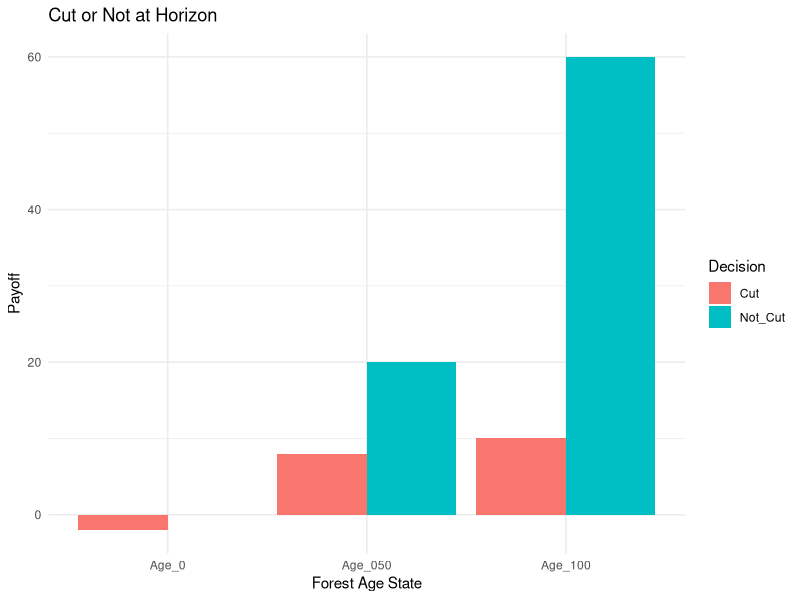
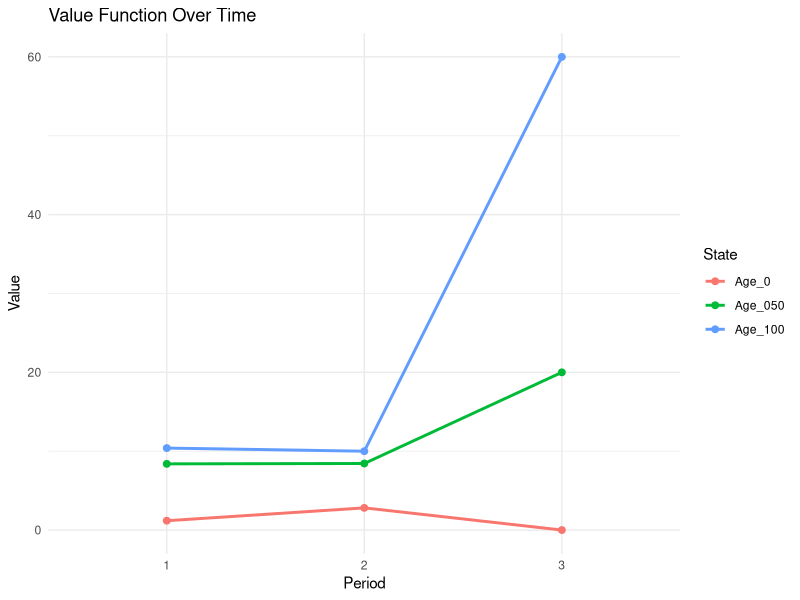
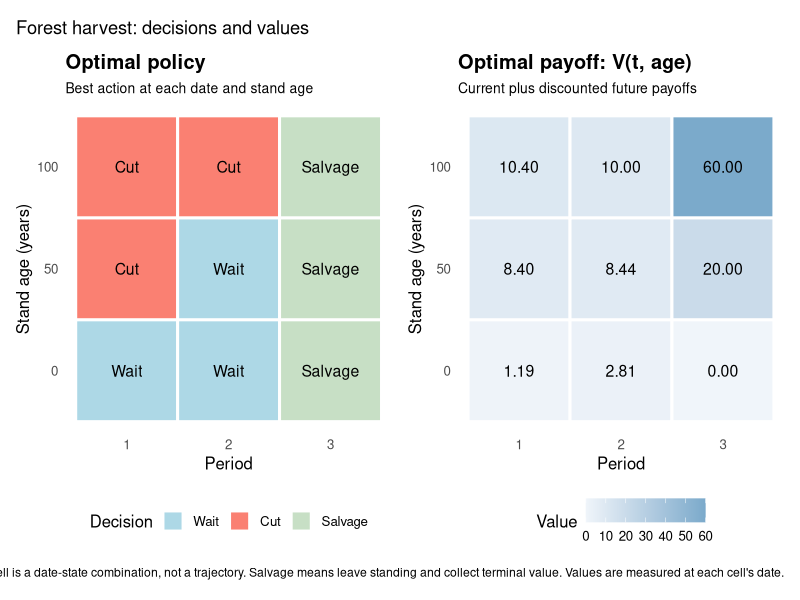

Write R code to recreate these figures, in order.
# -------------------------------------------------------------
# Example: Discrete-time dynamic programming (forest harvest)
# -------------------------------------------------------------
# State variable: forest age
# Decision variable: harvest (u = 1) or wait (u = 0)
# Horizon: T = 3 periods
# -------------------------------------------------------------

# ------------------------
# Define model parameters
# ------------------------

# State variable: possible ages of the forest
x <- matrix(c(0, 50, 100), nrow = 1, ncol = 3)

# Decision variable: 0 = do not cut, 1 = cut
u <- matrix(c(0, 1), nrow = 1, ncol = 2)

# Immediate payoff if cut at each age (indexed by state)
pay <- matrix(c(-2, 8, 10), nrow = 1, ncol = 3)

# Salvage value if left standing at terminal period (also indexed by state)
salv <- matrix(c(0, 20, 60), nrow = 1, ncol = 3)

# Discount factor: 50 years at 4% discount rate
beta <- (1 / (1.04))^50

# Total number of periods
T <- 3

# ------------------------
# Terminal period (t = T)
# ------------------------
# In the final period, the decision is to cut or not cut.
# Payoff matrix: rows = states, columns = decisions
uT <- cbind(t(salv), t(pay))

# Take the maximum over decisions for each state
rowmax <- apply(uT, 1, max) #apply function row-wise
loc <- apply(uT, 1, which.max)

# Value function matrix: rows = time, columns = state
V <- matrix(NA, ncol = length(x), nrow = T)
V[T, ] <- rowmax

# Policy index matrix: which decision gives the max
I <- matrix(NA, ncol = length(x), nrow = T)
I[T, ] <- loc

# Store the optimal policy (actual control variable)
pol <- matrix(NA, nrow = T, ncol = length(x))
pol[T, ] <- u[I[T, ]]
pol  # Optimal decision in final period

# ------------------------
# Transition dynamics
# ------------------------
# newstate(j, k) = next state given current state j and control k
# If not cut (u=0), forest ages by 50 years (up to 100).
# If cut (u=1), forest resets to 0 (replanting).
newstate <- matrix(NA, nrow = length(x), ncol = length(u))
for (j in 1:length(x)) {
  for (k in 1:length(u)) {
    if (u[k] == 0) {
      if (j < 3) {
        newstate[j, k] <- x[j] + 50
      } else {
        newstate[j, k] <- x[j]  # stays at 100 if already mature
      }
    } else {
      newstate[j, k] <- 0  # reset if harvested
    }
  }
}
newstate  # Display transition matrix

# ------------------------
# Backward recursion
# ------------------------
# For t = T-1 down to 1, compute V_t(x) and optimal policy.
for (t in (T - 1):1) {
  ut1 <- matrix(NA, nrow = length(x), ncol = length(u))
  
  for (ii in 1:length(x)) {
    # Value if not cut: no immediate reward, future value discounted
    ut1[ii, 1] <- 0 + beta * V[t + 1, match(newstate[ii, 1], x)]
    
    # Value if cut: get immediate payoff + discounted continuation
    ut1[ii, 2] <- pay[ii] + beta * V[t + 1, match(newstate[ii, 2], x)]
  }
  
  # Optimal value and policy for each state
  V[t, ] <- apply(ut1, 1, max) #the max of each row
  I[t, ] <- apply(ut1, 1, which.max) #the index of the max of each row
  pol[t, ] <- u[I[t, ]] #translate the index to the actual control variable (0 or 1)
  
  rm(ut1)
}

# ------------------------
# Results
# ------------------------
# Optimal policy (cut = 1, wait = 0) by period and state
pol

# Value function by period and state
V

#Convert uT to a data frame and plot using ggplot2
library(tidyverse)
uT_df <- as.data.frame(uT)
colnames(uT_df) <- c("Not_Cut", "Cut")
uT_df$State <- factor(c("Age_0", "Age_050", "Age_100"))
pivot_longer(uT_df, cols = c("Not_Cut", "Cut"), names_to = "Decision", values_to = "Value") %>%
  ggplot(aes(x = State, y = Value, fill = Decision)) +
  geom_bar(stat = "identity", position = "dodge") +
  labs(title = "Cut or Not at Horizon", y = "Payoff", x = "Forest Age State") +
  theme_minimal()

#The salvage value is high so don't cut stands at 50 or 100 in final period.

#Plot the value function over time for each state
V_df <- as.data.frame(V)
colnames(V_df) <- c("Age_0", "Age_050", "Age_100")
V_df$Period <- factor(1:T)
pivot_longer(V_df, cols = c("Age_0", "Age_050", "Age_100"), names_to = "State", values_to = "Value") %>%
  ggplot(aes(x = Period, y = Value, color = State, group = State)) +
  geom_line(size = 1) +
  geom_point(size = 2) +
  labs(title = "Value Function Over Time", y = "Value", x = "Period") +
  theme_minimal()


# Compare the optimal decision and its value on the same date-state grid.
# V includes current payoff and discounted future payoffs, valued at each date.
policy_value_df <- expand.grid(Period = seq_len(T), Age = as.vector(x)) %>%
  mutate(
    Policy = as.vector(pol),
    Value = as.vector(V),
    Decision = case_when(
      Policy == 1 ~ "Cut",
      Period == T ~ "Salvage",
      TRUE ~ "Wait"
    ),
    Decision = factor(Decision, levels = c("Wait", "Cut", "Salvage")),
    Period = factor(Period, levels = seq_len(T)),
    Age = factor(Age, levels = as.vector(x))
  )

panel_theme <- theme_minimal(base_size = 12) +
  theme(
    panel.grid = element_blank(),
    legend.position = "bottom",
    plot.title = element_text(face = "bold"),
    plot.subtitle = element_text(size = 10)
  )

policy_plot <- ggplot(policy_value_df, aes(x = Period, y = Age)) +
  geom_tile(aes(fill = Decision), color = "white", linewidth = 1) +
  geom_text(aes(label = Decision), size = 4) +
  scale_fill_manual(
    values = c("Wait" = "lightblue", "Cut" = "salmon", "Salvage" = "#C7DFC5"),
    drop = FALSE
  ) +
  scale_x_discrete(drop = FALSE) +
  scale_y_discrete(drop = FALSE) +
  coord_equal() +
  labs(
    title = "Optimal policy",
    subtitle = "Best action at each date and stand age",
    x = "Period", y = "Stand age (years)", fill = "Decision"
  ) +
  panel_theme

value_plot <- ggplot(policy_value_df, aes(x = Period, y = Age)) +
  geom_tile(aes(fill = Value), color = "white", linewidth = 1) +
  geom_text(aes(label = sprintf("%.2f", Value)), size = 4) +
  scale_fill_gradient(low = "#F0F5FA", high = "#7BAACB") +
  scale_x_discrete(drop = FALSE) +
  scale_y_discrete(drop = FALSE) +
  coord_equal() +
  labs(
    title = "Optimal payoff: V(t, age)",
    subtitle = "Current plus discounted future payoffs",
    x = "Period", y = "Stand age (years)", fill = "Value"
  ) +
  panel_theme

policy_value_plot <- patchwork::wrap_plots(policy_plot, value_plot, nrow = 1) +
  patchwork::plot_annotation(
    title = "Forest harvest: decisions and values",
    caption = paste(
      "Each cell is a date-state combination, not a trajectory.",
      "Salvage means leave standing and collect terminal value.",
      "Values are measured at each cell's date."
    )
  )
print(policy_value_plot)
